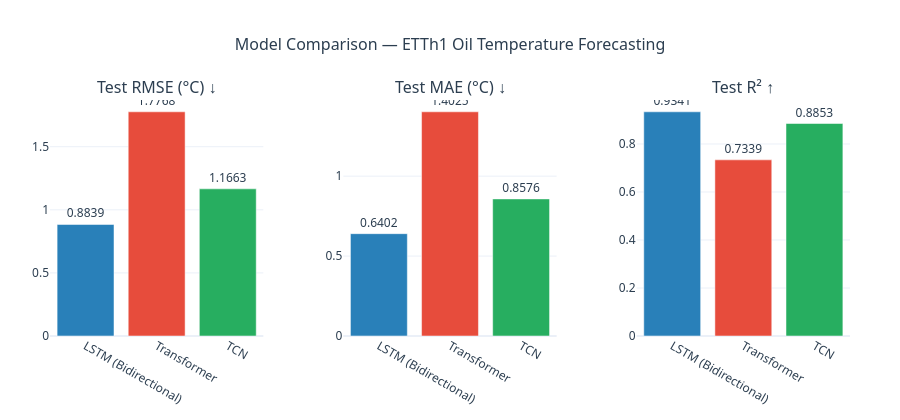

The cell this chart's notebook holds for it:
### Markdown cell above
The grouped bar chart below gives a visual comparison of the three error metrics side-by-side. Lower bars are better for RMSE and MAE; higher is better for R². This makes it easy to spot whether any model dominates on all metrics or presents tradeoffs across criteria.

### Code cell
models   = results.index.tolist()
colors   = ['#2980b9', '#e74c3c']   # LSTM, Transformer

fig = make_subplots(
    rows=1, cols=3,
    subplot_titles=['Test RMSE (°C) ↓', 'Test MAE (°C) ↓', 'Test R² ↑'],
    horizontal_spacing=0.10,
)

for col_idx, metric in enumerate(['Test RMSE', 'Test MAE', 'Test R²'], start=1):
    fig.add_trace(
        go.Bar(
            x=models,
            y=results[metric].values,
            marker_color=colors,
            text=[f'{v:.4f}' for v in results[metric].values],
            textposition='outside',
            showlegend=False,
        ),
        row=1, col=col_idx,
    )

fig.update_layout(
    title=dict(text='Model Comparison — ETTh1 Oil Temperature Forecasting', x=0.5, font_size=16),
    template='plotly_white',
    font=dict(family='Segoe UI, Roboto, sans-serif', size=12, color='#2c3e50'),
    margin=dict(t=100, b=60, l=50, r=50),
    height=420,
)
fig.show()

### Figure 1 — Plotly figure (JSON) as saved in the notebook; plotly's stock layout.template omitted (floating-point values rounded to 4 significant figures)
{"data": [{"marker": {"color": ["#2980b9", "#e74c3c", "#27ae60"]}, "showlegend": false, "text": ["0.8839", "1.7768", "1.1663"], "textposition": "outside", "type": "bar", "x": ["LSTM (Bidirectional)", "Transformer", "TCN"], "xaxis": "x", "y": [0.8839, 1.777, 1.166], "yaxis": "y"}, {"marker": {"color": ["#2980b9", "#e74c3c", "#27ae60"]}, "showlegend": false, "text": ["0.6402", "1.4025", "0.8576"], "textposition": "outside", "type": "bar", "x": ["LSTM (Bidirectional)", "Transformer", "TCN"], "xaxis": "x2", "y": [0.6402, 1.403, 0.8576], "yaxis": "y2"}, {"marker": {"color": ["#2980b9", "#e74c3c", "#27ae60"]}, "showlegend": false, "text": ["0.9341", "0.7339", "0.8853"], "textposition": "outside", "type": "bar", "x": ["LSTM (Bidirectional)", "Transformer", "TCN"], "xaxis": "x3", "y": [0.9341, 0.7339, 0.8853], "yaxis": "y3"}], "layout": {"annotations": [{"font": {"size": 16}, "showarrow": false, "text": "Test RMSE (°C) ↓", "x": 0.1333, "xanchor": "center", "xref": "paper", "y": 1, "yanchor": "bottom", "yref": "paper"}, {"font": {"size": 16}, "showarrow": false, "text": "Test MAE (°C) ↓", "x": 0.5, "xanchor": "center", "xref": "paper", "y": 1, "yanchor": "bottom", "yref": "paper"}, {"font": {"size": 16}, "showarrow": false, "text": "Test R² ↑", "x": 0.8667, "xanchor": "center", "xref": "paper", "y": 1, "yanchor": "bottom", "yref": "paper"}], "font": {"color": "#2c3e50", "family": "Segoe UI, Roboto, sans-serif", "size": 12}, "height": 420, "margin": {"b": 60, "l": 50, "r": 50, "t": 100}, "title": {"font": {"size": 16}, "text": "Model Comparison — ETTh1 Oil Temperature Forecasting", "x": 0.5}, "xaxis": {"anchor": "y", "domain": [0, 0.2667]}, "xaxis2": {"anchor": "y2", "domain": [0.3667, 0.6333]}, "xaxis3": {"anchor": "y3", "domain": [0.7333, 1]}, "yaxis": {"anchor": "x", "domain": [0, 1]}, "yaxis2": {"anchor": "x2", "domain": [0, 1]}, "yaxis3": {"anchor": "x3", "domain": [0, 1]}}}
